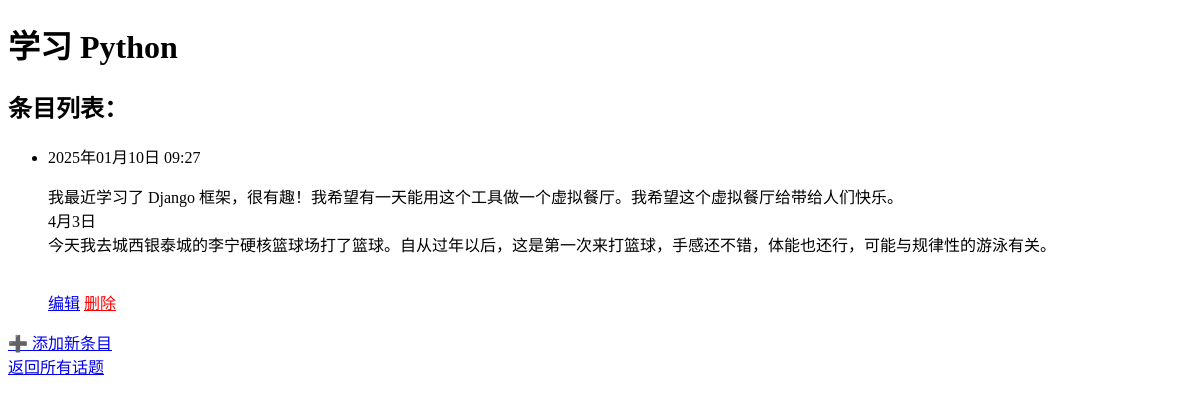
The page /topic/8/ on the database as committed earlier.
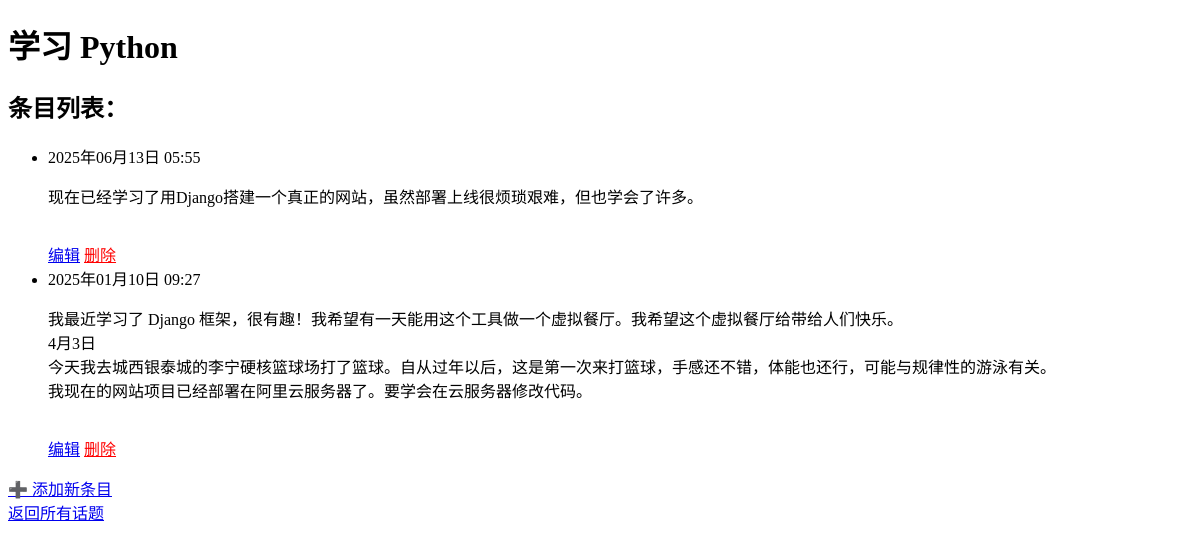
The same page on the database as committed later.
### learning_logs/models.py (models this page shows, shortened)
class Entry(models.Model):
    topic = models.ForeignKey(Topic, on_delete=models.CASCADE)
    text = models.TextField()
    date_added = models.DateTimeField(auto_now_add=True)
    owner = models.ForeignKey(User, on_delete=models.CASCADE, null=True, blank=True)
    class Meta:
        verbose_name_plural = 'entries'

### learning_logs/views.py (the view)
# urls.py: path('topic/<int:topic_id>/', views.topic, name='topic'),  # ✅ 修正参数名
def topic(request, topic_id):
    topic = get_object_or_404(Topic, id=topic_id)
    entries = topic.entry_set.order_by('-date_added')
    context = {'topic': topic, 'entries': entries}
    return render(request, 'learning_logs/topic.html', context)

### learning_logs/templates/learning_logs/topic.html (shortened to what this page needs)
<!DOCTYPE html>
<html lang="zh-CN">
<head>
</head>
<body>
    <h1>{{ topic.text }}</h1>
    <h2>条目列表：</h2>
    <ul>
        {% for entry in entries %}
            <li>
                {{ entry.date_added|date:"Y年m月d日 H:i" }}<br>
                {{ entry.text|linebreaks }}
                <br>
                <a href="{% url 'learning_logs:edit_entry' entry.id %}">编辑</a>
                <a href="{% url 'learning_logs:delete_entry' entry.id %}" style="color:red">删除</a>
            </li>
        {% empty %}
            <li>该话题下还没有条目。</li>
        {% endfor %}
    </ul>
    <a href="{% url 'learning_logs:new_entry' topic.id %}">➕ 添加新条目</a><br>
    <a href="{% url 'learning_logs:topics' %}">返回所有话题</a>
</body>
</html>

Rows that differ between the two databases and show on the page:
added Entry: date_added "2025年06月13日 05:55", text "现在已经学习了用Django搭建一个真正的网站，虽然部署上线很烦琐艰难，但也学会了许多。"
changed Entry: text "我最近学习了 Django 框架，很有趣！我希望有一天能用这个工具做一个虚拟餐厅。我希望这个虚拟餐厅给带给人们快乐。 4月3日 今天我去城西银泰城的李宁硬核篮球场打了篮球。自从过年以后，这是第一次来打篮球，手感还不错，体能也还行，可能与规律性的游泳有关。" → "…Django 框架，很有趣！我希望有一天能用这个工具做一个虚拟餐厅。我希望这个虚拟餐厅给带给人们快乐。 4月3日 今天我去城西银泰城的李宁硬核篮球场打了篮球。自从过年以后，这是第一次来打篮球，手感还不错，体能也还行，可能与规律性的游泳有关。 我现在的网站项目已经部署在阿里云服务器了。要学会在云服务器修改代码。"
